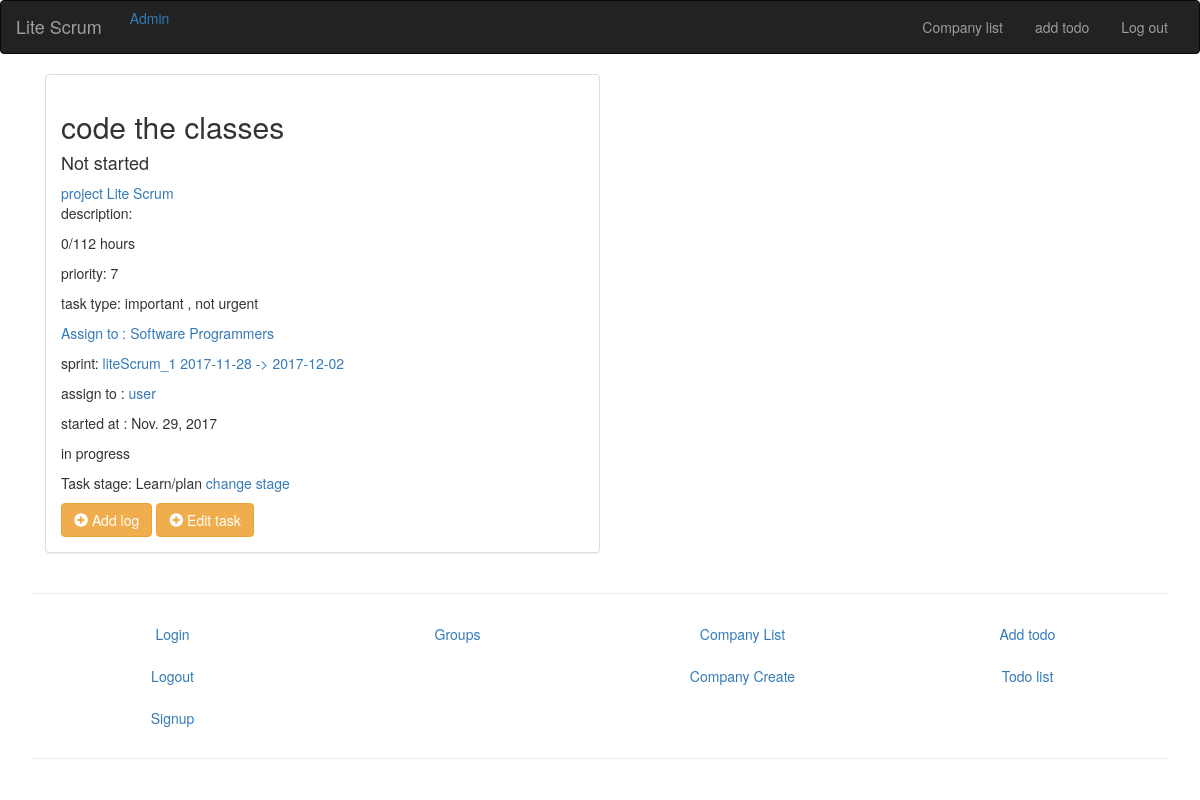
/task/10/ (signed in), run on the app's committed database.
### task/models.py (models this page shows, shortened)
class Task(models.Model):
    projectBacklog = models.ForeignKey(ProjectBacklog, related_name="tasksInBacklogs")
    name = models.CharField(max_length=200)
    description = models.TextField(blank=True, default='',verbose_name="User Story")
    priority = models.IntegerField(validators=[MaxValueValidator(10), MinValueValidator(0)],default=5)
    task_type = models.ForeignKey(CoveyMatrix, default=2, related_name="taskcovmat" )
    is_sub_task = models.BooleanField(default=False)
    parent_task = models.ForeignKey('Task', blank=True, null=True,related_name="parent")
    link_task = models.ForeignKey('Task', blank=True, null=True, related_name="link")
    team = models.ForeignKey(Group, blank=True, null=True, related_name="group", verbose_name="Team")
    presentage_complete = models.IntegerField(
        validators=[MaxValueValidator(10), MinValueValidator(0)], verbose_name="%completed", default=0)
    task_completed = models.BooleanField(default=False)
    estimated_time =models.IntegerField(validators=[MinValueValidator(0)])
    acutal_time = models.IntegerField(blank=True,null=True ,validators=[MinValueValidator(0)])
    class Meta:
        ordering = ('task_completed', 'task_type','-priority')

class TaskProperty(models.Model):
    task = models.OneToOneField(Task, related_name="taskProperty")
    sprint = models.ForeignKey(Sprint, related_name="taskSprint")
    assign_to = models.ForeignKey(User, related_name="assignTo")
    start_date = models.DateField(auto_now=True)
    end_date = models.DateField(blank=True, null= True)
    task_stage = models.ForeignKey(TaskStages, related_name="taskStage"
                                   ,default=0)

### project/models.py (models this page shows, shortened)
class ProjectBacklog(models.Model):
    project = models.OneToOneField(Project, related_name="projectBacklog")
    ETA = models.DateField()
    project_owner = models.ForeignKey(User, related_name="projectBacklogOwner")
    scrum_master = models.ForeignKey(User, related_name="projectBacklogSM")
    start_date = models.DateField(verbose_name='start date', default=timezone.now)

class Project(models.Model):
    company = models.ForeignKey(Company, related_name='projects')
    name = models.CharField(max_length=250)
    description = models.TextField(default='', blank=True)
    update = models.DateTimeField(auto_now=False, auto_now_add=True)
    timestamp = models.DateTimeField(auto_now=True, auto_now_add=False)
    class Meta:
        unique_together = ('name', 'company')

class TaskStages(models.Model):
    stage = models.IntegerField(validators=[MinValueValidator(0), MaxValueValidator(10)], default=1
                                ,verbose_name="stage id", unique=True)
    stage_name = models.CharField(max_length=25, validators=[MinLengthValidator(2)], verbose_name="stage name",
                                  unique=True)
    def __str__(self):
        return self.stage_name
    class Meta:
        ordering=('pk',)

### covey/models.py (models this page shows)
class CoveyMatrix(models.Model):
    name = models.CharField(max_length=30)
    def __str__(self):
        return "{}".format(self.name)
    class Meta:
        unique_together = ('name',)

### groups/models.py (models this page shows, shortened)
class Group(models.Model):
    name = models.CharField(max_length=255, unique=True)
    slug = models.SlugField(allow_unicode=True, unique=True)
    description = models.TextField(blank=True, default='')
    description_html = models.TextField(editable=False, default='', blank=True)
    members = models.ManyToManyField(User,through="GroupMember")
    company = models.ForeignKey(Company, related_name="groupcompany")
    class Meta:
        unique_together= ('name', 'company')
        ordering = ('name')
    def __str__(self):
        return self.name
    class Meta:
        ordering = ["name"]

### sprint/models.py (models this page shows, shortened)
class Sprint(models.Model):
    name = models.CharField(max_length=150)
    start_date = models.DateField(verbose_name="from")
    end_date = models.DateField(verbose_name= "to", blank=True, null=True)
    project_backlog = models.ForeignKey(ProjectBacklog, related_name=("%s" % PROJECT))
    def __str__(self):
        return "{} {} -> {}".format(
            self.name, self.start_date,self.end_date
            )
    class Meta:
        unique_together = ('name','project_backlog')

### task/views.py (the view)
# urls.py: url(r'^(?P<pk>\d+)/$', views.TaskDetailView.as_view(), name='detail'),
class TaskDetailView(DetailView):
    context_object_name = 'task_details'
    model = models.Task
    template_name = 'task/task_detail.html'

### task/templates/task/task_detail.html (shortened to what this page needs)
{% extends "task/task_base.html" %}
{% block pre %}
    {% include 'section_start.html' %}
    <div class="card">
        <h2 class="card-header">{{ task_details.name }}</h2>
        {% if task_details.presentage_complete > 0 %}
            <div class="progress">
                <div class="progress-bar" role="progressbar" aria-valuenow="60" aria-valuemin="0" aria-valuemax="100"
                     style="width: {{ task_details.presentage_complete }}%;">
                    {{ task_details.presentage_complete }}
                </div>
            </div>
        {% else %}
            <h4>Not started</h4>
        {% endif %}
        <div class="card-body">
            <a href="{% url 'project:detail' pk=task_details.projectBacklog.project.pk %}">project {{ task_details.projectBacklog.project.name }} </a>
            <p>description: {{ task_details.description }}</p>
            {% if task_details.acutal_time %}
                <p>{{ task_details.acutal_time }}/{{ task_details.estimated_time }} hours</p>
            {% else %}
                <p>0/{{ task_details.estimated_time }} hours</p>
            {% endif %}
            <p>priority: {{ task_details.priority }}</p>
            <p>task type: {{ task_details.task_type }}</p>
            {% if  task_details.team %}
                <p><a href="{% url 'groups:single' slug=task_details.team.slug %}">
                    Assign to : {{ task_details.team }}</a></p>
            {% else %}
                Not assigned to any team yet
            {% endif %}
            {% if task_details.taskProperty %}
                <p>sprint:<a href="{% url 'sprint:detail' pk=task_details.taskProperty.sprint.pk%}"> {{ task_details.taskProperty.sprint }}</a></p>
                <p>assign to : <a href="{% url 'accounts:tasks' username=task_details.taskProperty.assign_to.username%}">
                    {{ task_details.taskProperty.assign_to }}</a></p>
                <p>started at : {{ task_details.taskProperty.start_date }}</p>
                {% if task_details.taskProperty.end_date %}
                    <p>ended at : {{ task_details.taskProperty.end_date }}</p>
                {% else %}
                    <p>in progress</p>
                {% endif %}
                <p> Task stage: {{ task_details.taskProperty.task_stage }}
                <a href="{% url 'task:stage_change' pk=task_details.taskProperty.pk %}">change stage</a>
                </p>
                <a href="{% url 'log:create' pk=task_details.pk %}"
                   class="btn btn-md btn-fill btn-warning"><span
                        class="glyphicon glyphicon-plus-sign"></span> Add log</a>
            {% else %}
                <a href="{% url 'task:procreate' pk=task_details.pk %}" class="btn btn-md btn-fill btn-warning"><span
                        class="glyphicon glyphicon-plus-sign"></span> Assign task</a>
            {% endif %}
            <a href="{% url 'task:update' pk=task_details.pk %}" class="btn btn-md btn-fill btn-warning"><span
                    class="glyphicon glyphicon-plus-sign"></span> Edit task</a>
        </div>
    </div>
    {% include 'section_end.html' %}
{% endblock %}

### data on the page
Task: name "code the classes", projectBacklog.project.name "Lite Scrum", estimated_time "112", priority "7", task_type "important , not urgent", team "Software Programmers", taskProperty.sprint "liteScrum_1 2017-11-28 -> 2017-12-02", taskProperty.assign_to "user", taskProperty.start_date "Nov. 29, 2017", taskProperty.task_stage "Learn/plan"
